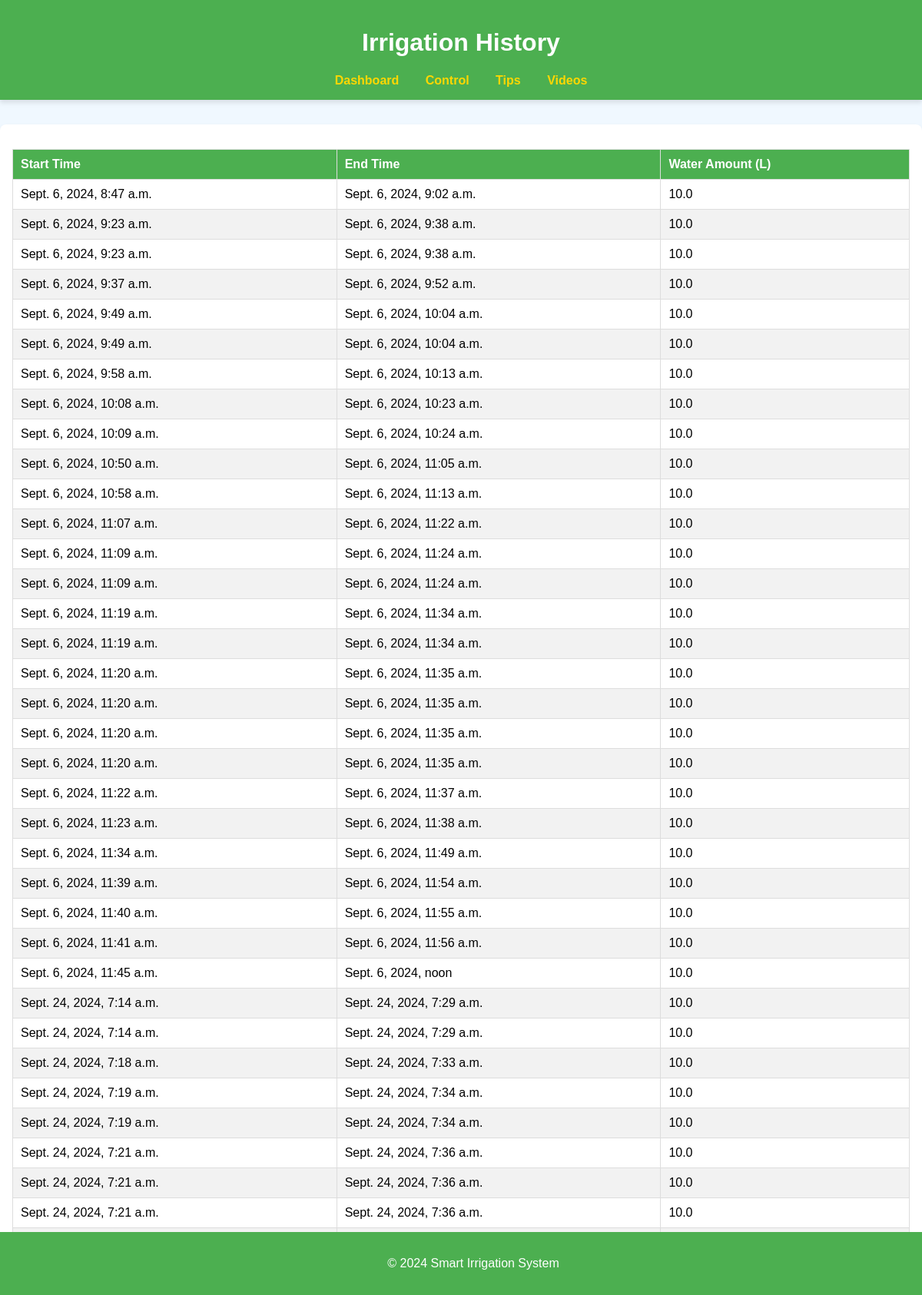
The page /history/ on the database its author committed.
### irrigation/models.py (models this page shows, shortened)
class IrrigationSchedule(models.Model):
    start_time = models.DateTimeField()
    end_time = models.DateTimeField()
    water_amount = models.FloatField()  # Amount of water in liters

### irrigation/views.py (the view)
# urls.py: path('history/', views.irrigation_history, name='irrigation_history'),
def irrigation_history(request):
    schedules = IrrigationSchedule.objects.all()
    return render(request, 'irrigation/history.html', {'schedules': schedules})

### irrigation/templates/irrigation/history.html (shortened to what this page needs)
<!DOCTYPE html>
<html lang="en">
<head>
</head>
<body>
    <header>
        <h1>Irrigation History</h1>
        <nav>
            <a href="/dashboard/">Dashboard</a>
            <a href="/irrigation_control/">Control</a>
            <a href="###">Tips</a>
            <a href="##">Videos</a>
        </nav>
    </header>
    <main>
        <div class="container">
            {% if schedules %}
                <table>
                    <thead>
                        <tr>
                            <th>Start Time</th>
                            <th>End Time</th>
                            <th>Water Amount (L)</th>
                        </tr>
                    </thead>
                    <tbody>
                        {% for schedule in schedules %}
                            <tr>
                                <td>{{ schedule.start_time }}</td>
                                <td>{{ schedule.end_time }}</td>
                                <td>{{ schedule.water_amount }}</td>
                            </tr>
                        {% endfor %}
                    </tbody>
                </table>
            {% else %}
                <p>No irrigation history available.</p>
            {% endif %}
        </div>
    </main>
    <footer>
        <p>&copy; 2024 Smart Irrigation System</p>
    </footer>
</body>
</html>

### irrigation/templates/irrigation/history.html (style rules this page uses)
body { font-family: 'Arial', sans-serif; margin: 0; padding: 0; background: #f0f8ff; }
header { background-color: #4CAF50; color: white; padding: 1rem; text-align: center; box-shadow: 0 4px 6px rgba(0, 0, 0, 0.1); }
header nav { margin-top: 10px; }
header nav a { color: #FFD700; text-decoration: none; margin: 0 15px; font-weight: bold; }
.container { max-width: 1200px; margin: 2rem auto; padding: 1rem; background: #ffffff; border-radius: 8px; box-shadow: 0 4px 6px rgba(0, 0, 0, 0.1); }
table { width: 100%; border-collapse: collapse; margin-top: 1rem; }
table thead { background-color: #4CAF50; color: white; }
table th, table td { border: 1px solid #ddd; padding: 10px; text-align: left; }
table tr:nth-child(even) { background-color: #f2f2f2; }
footer { background-color: #4CAF50; color: white; text-align: center; padding: 1rem; position: fixed; bottom: 0; width: 100%; }

### rows shown on the page
IrrigationSchedule: start_time "Sept. 6, 2024, 8:47 a.m.", end_time "Sept. 6, 2024, 9:02 a.m.", water_amount "10.0"
IrrigationSchedule: start_time "Sept. 6, 2024, 9:23 a.m.", end_time "Sept. 6, 2024, 9:38 a.m.", water_amount "10.0"
IrrigationSchedule: start_time "Sept. 6, 2024, 9:23 a.m.", end_time "Sept. 6, 2024, 9:38 a.m.", water_amount "10.0"
IrrigationSchedule: start_time "Sept. 6, 2024, 9:37 a.m.", end_time "Sept. 6, 2024, 9:52 a.m.", water_amount "10.0"
IrrigationSchedule: start_time "Sept. 6, 2024, 9:49 a.m.", end_time "Sept. 6, 2024, 10:04 a.m.", water_amount "10.0"
IrrigationSchedule: start_time "Sept. 6, 2024, 9:49 a.m.", end_time "Sept. 6, 2024, 10:04 a.m.", water_amount "10.0"
IrrigationSchedule: start_time "Sept. 6, 2024, 9:58 a.m.", end_time "Sept. 6, 2024, 10:13 a.m.", water_amount "10.0"
IrrigationSchedule: start_time "Sept. 6, 2024, 10:08 a.m.", end_time "Sept. 6, 2024, 10:23 a.m.", water_amount "10.0"
IrrigationSchedule: start_time "Sept. 6, 2024, 10:09 a.m.", end_time "Sept. 6, 2024, 10:24 a.m.", water_amount "10.0"
IrrigationSchedule: start_time "Sept. 6, 2024, 10:50 a.m.", end_time "Sept. 6, 2024, 11:05 a.m.", water_amount "10.0"
IrrigationSchedule: start_time "Sept. 6, 2024, 10:58 a.m.", end_time "Sept. 6, 2024, 11:13 a.m.", water_amount "10.0"
IrrigationSchedule: start_time "Sept. 6, 2024, 11:07 a.m.", end_time "Sept. 6, 2024, 11:22 a.m.", water_amount "10.0"
IrrigationSchedule: start_time "Sept. 6, 2024, 11:09 a.m.", end_time "Sept. 6, 2024, 11:24 a.m.", water_amount "10.0"
IrrigationSchedule: start_time "Sept. 6, 2024, 11:09 a.m.", end_time "Sept. 6, 2024, 11:24 a.m.", water_amount "10.0"
IrrigationSchedule: start_time "Sept. 6, 2024, 11:19 a.m.", end_time "Sept. 6, 2024, 11:34 a.m.", water_amount "10.0"
IrrigationSchedule: start_time "Sept. 6, 2024, 11:19 a.m.", end_time "Sept. 6, 2024, 11:34 a.m.", water_amount "10.0"
IrrigationSchedule: start_time "Sept. 6, 2024, 11:20 a.m.", end_time "Sept. 6, 2024, 11:35 a.m.", water_amount "10.0"
IrrigationSchedule: start_time "Sept. 6, 2024, 11:20 a.m.", end_time "Sept. 6, 2024, 11:35 a.m.", water_amount "10.0"
IrrigationSchedule: start_time "Sept. 6, 2024, 11:20 a.m.", end_time "Sept. 6, 2024, 11:35 a.m.", water_amount "10.0"
IrrigationSchedule: start_time "Sept. 6, 2024, 11:20 a.m.", end_time "Sept. 6, 2024, 11:35 a.m.", water_amount "10.0"
IrrigationSchedule: start_time "Sept. 6, 2024, 11:22 a.m.", end_time "Sept. 6, 2024, 11:37 a.m.", water_amount "10.0"
IrrigationSchedule: start_time "Sept. 6, 2024, 11:23 a.m.", end_time "Sept. 6, 2024, 11:38 a.m.", water_amount "10.0"
IrrigationSchedule: start_time "Sept. 6, 2024, 11:34 a.m.", end_time "Sept. 6, 2024, 11:49 a.m.", water_amount "10.0"
IrrigationSchedule: start_time "Sept. 6, 2024, 11:39 a.m.", end_time "Sept. 6, 2024, 11:54 a.m.", water_amount "10.0"
IrrigationSchedule: start_time "Sept. 6, 2024, 11:40 a.m.", end_time "Sept. 6, 2024, 11:55 a.m.", water_amount "10.0"
IrrigationSchedule: start_time "Sept. 6, 2024, 11:41 a.m.", end_time "Sept. 6, 2024, 11:56 a.m.", water_amount "10.0"
IrrigationSchedule: start_time "Sept. 6, 2024, 11:45 a.m.", end_time "Sept. 6, 2024, noon", water_amount "10.0"
IrrigationSchedule: start_time "Sept. 24, 2024, 7:14 a.m.", end_time "Sept. 24, 2024, 7:29 a.m.", water_amount "10.0"
IrrigationSchedule: start_time "Sept. 24, 2024, 7:14 a.m.", end_time "Sept. 24, 2024, 7:29 a.m.", water_amount "10.0"
IrrigationSchedule: start_time "Sept. 24, 2024, 7:18 a.m.", end_time "Sept. 24, 2024, 7:33 a.m.", water_amount "10.0"
IrrigationSchedule: start_time "Sept. 24, 2024, 7:19 a.m.", end_time "Sept. 24, 2024, 7:34 a.m.", water_amount "10.0"
IrrigationSchedule: start_time "Sept. 24, 2024, 7:19 a.m.", end_time "Sept. 24, 2024, 7:34 a.m.", water_amount "10.0"
IrrigationSchedule: start_time "Sept. 24, 2024, 7:21 a.m.", end_time "Sept. 24, 2024, 7:36 a.m.", water_amount "10.0"
IrrigationSchedule: start_time "Sept. 24, 2024, 7:21 a.m.", end_time "Sept. 24, 2024, 7:36 a.m.", water_amount "10.0"
IrrigationSchedule: start_time "Sept. 24, 2024, 7:21 a.m.", end_time "Sept. 24, 2024, 7:36 a.m.", water_amount "10.0"
